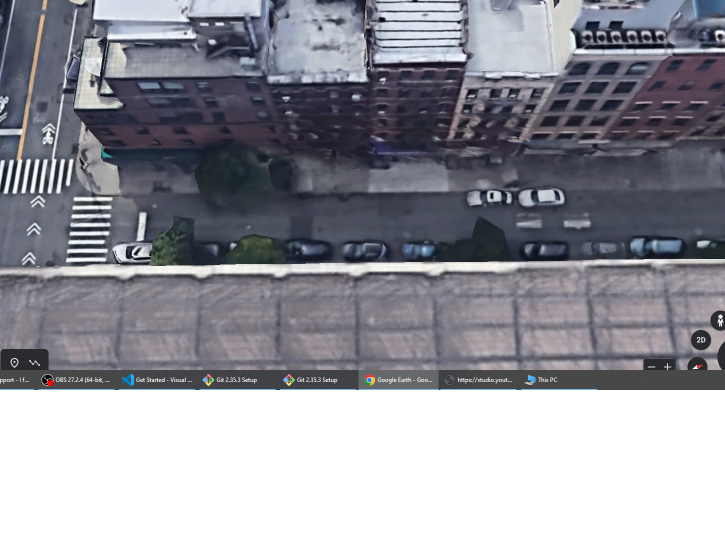
#> input picture Treelon_Game/waypoint_cafe.png, 1450 x 1100 px (shown at 1/2 size)
$ python pixilate.py
#> lines starting #> are read from the running program, lines starting #| are printed output that depends on the picture
import numpy as np
import matplotlib.pyplot as plt
from PIL import Image
# Open the image form working directory
image = Image.open('waypoint_cafe.png')
#> image is the input picture: PIL image 1450x1100 RGBA; mean R, G, B, A 74.5, 75, 82.7, 180.8
type(image)
box = (300, 300, 1750, 1400)
image = image.crop(box)
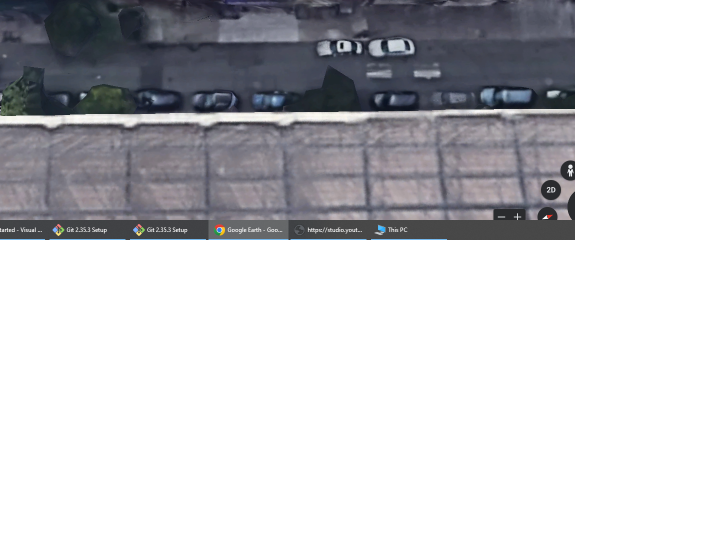
#> image: PIL image 1450x1100 RGBA (shown at 1/2 size); mean R, G, B, A 34.6, 34.8, 38.1, 88.3; transparent parts drawn white
image.save("waypoint_cafe_edited.png")

$ run again, with Treelon_Game/collin.png copied over Treelon_Game/waypoint_cafe.png
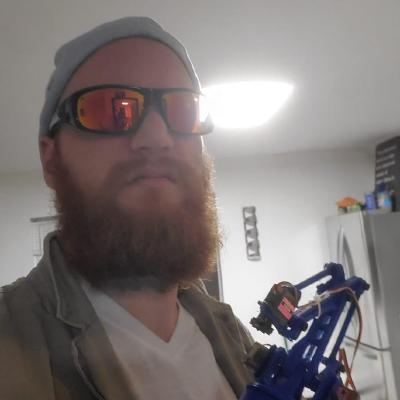
#> input picture Treelon_Game/collin.png, 400 x 400 px
#> image is the input picture: PIL image 400x400 RGB; mean R, G, B 127.6, 120.5, 120
#> `image = image.crop(box)`:
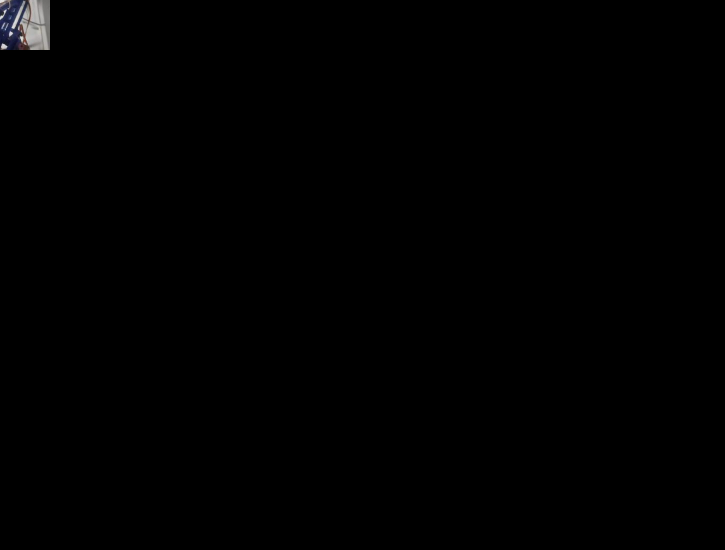
#> image: PIL image 1450x1100 RGB (shown at 1/2 size); mean R, G, B 0.7, 0.7, 0.8
